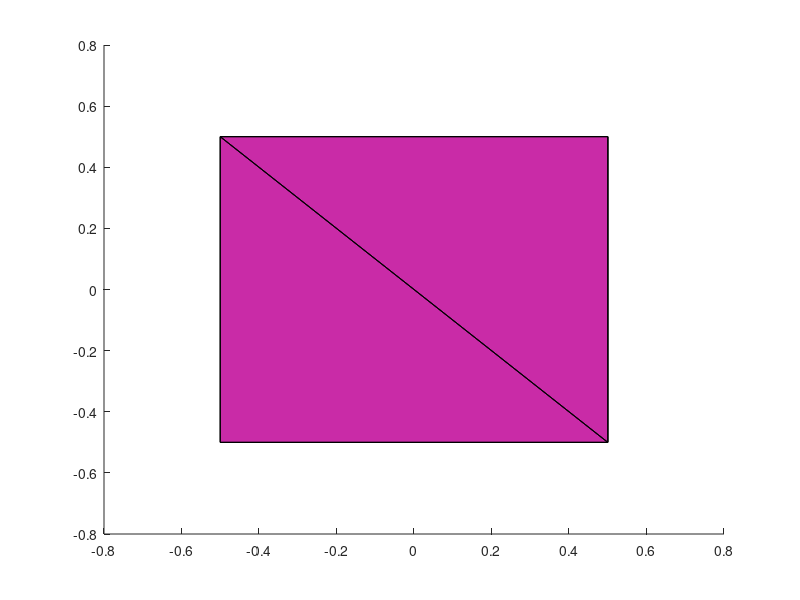

Recreate this plot in MATLAB. (Note: this script raises an error after producing the figure.)
function cube = makecube(size, color)
%function cube = makecube(size, color)
%Creates rigid cube centered at [0 0 0] with vertices 
%at [+/-size +/-size +/-size] and given colo(u)r.
%Ryan George
%COMO401

if nargin < 1 %makecube()
    size = .5;
end

if nargin<2 %makecube(size)
    color = rand(1,3);
end

cube_vertices = [0 0 0; 1 0 0; 1 1 0; 0 1 0; 0 0 1; 1 0 1; 1 1 1; 0 1 1];
%center cube at origin and (vertices at +/-1)
cube_vertices = (cube_vertices - ones(8,1)*[.5 .5 .5])*2;
%scale to given size
cube_vertices = cube_vertices*size;

cube_faces = [1 2 5; 5 2 6; 2 3 6; 6 3 7; 3 8 7; 8 3 4;...
              4 1 8; 8 1 5; 5 6 8; 8 6 7; 1 2 4; 4 2 3];
          
cube = patch('faces', cube_faces, 'vertices', cube_vertices, ...
'facecolor', color);

%make cube a rigid body
rigidbody(cube); 